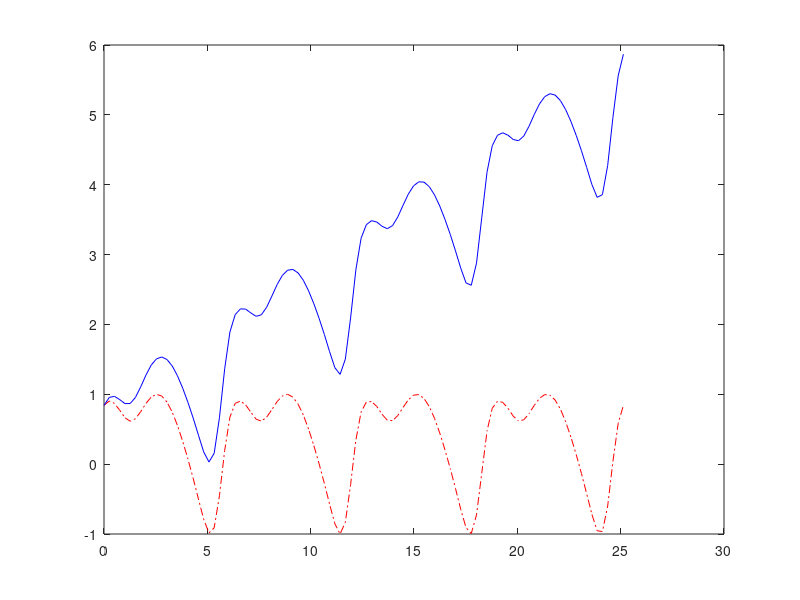

Reproduce this figure in MATLAB. (Note: this script raises an error after producing the figure.)
clear;
clf;
x=linspace(0,8*pi,100);
F=inline('sin(x+cos(x+sin(x)))'); %匿名函数
y1=F(x); %sin(x+cos(x+sin(x)))
y2=0.2*x+F(x); %0.2*x+sin(x+cos(x+sin(x)))
plot(x,y1,'r-.',x,y2,'b');
ax=gca;
ax.FontName='Time New Roman';
ax.FontSize=15;
title('\it{Period and linear period function}');
text(x(48),y1(50)-0.4,'\fontsize{15}\fontname{Times New Roman}\bullet\leftarrowThe period function {\itf(x)}');
text(x(14)-0.01,y2(50)+1,'\fontsize{15}\fontname{Times New Roman}The linear period function {\itf(x)}\rightarrow\bullet ');
xlabel('x');ylabel('y');

